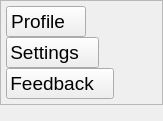
               <widget class="QWidget" name="page">
                <property name="geometry">
                 <rect>
                  <x>0</x>
                  <y>0</y>
                  <width>163</width>
                  <height>121</height>
                 </rect>
                </property>
                <attribute name="label">
                 <string>Menu</string>
                </attribute>
                <layout class="QVBoxLayout" name="verticalLayout_7">
                 <property name="spacing">
                  <number>0</number>
                 </property>
                 <property name="leftMargin">
                  <number>0</number>
                 </property>
                 <property name="topMargin">
                  <number>0</number>
                 </property>
                 <property name="rightMargin">
                  <number>0</number>
                 </property>
                 <property name="bottomMargin">
                  <number>0</number>
                 </property>
                 <item alignment="Qt::AlignTop">
                  <widget class="QFrame" name="frame_9">
                   <property name="font">
                    <font>
                     <pointsize>11</pointsize>
                    </font>
                   </property>
                   <property name="frameShape">
                    <enum>QFrame::StyledPanel</enum>
                   </property>
                   <property name="frameShadow">
                    <enum>QFrame::Raised</enum>
                   </property>
                   <layout class="QVBoxLayout" name="verticalLayout_8">
                    <property name="spacing">
                     <number>0</number>
                    </property>
                    <property name="leftMargin">
                     <number>5</number>
                    </property>
                    <property name="topMargin">
                     <number>5</number>
                    </property>
                    <property name="rightMargin">
                     <number>0</number>
                    </property>
                    <property name="bottomMargin">
                     <number>5</number>
                    </property>
                    <item alignment="Qt::AlignLeft">
                     <widget class="QPushButton" name="profileBtn">
                      <property name="font">
                       <font>
                        <pointsize>14</pointsize>
                       </font>
                      </property>
                      <property name="styleSheet">
                       <string notr="true">QPushButton:hover{
background-color:rgb(50,110,255);
border-radius: 10px;
}
QPushButton:pressed{
background-color:rgb(100,170,255);
}

</string>
                      </property>
                      <property name="text">
                       <string>Profile   </string>
                      </property>
                      <property name="icon">
                       <iconset resource="iconLogos.qrc">
                        <normaloff>:/iconLogos/icons/user.svg</normaloff>:/iconLogos/icons/user.svg</iconset>
                      </property>
                      <property name="iconSize">
                       <size>
                        <width>35</width>
                        <height>35</height>
                       </size>
                      </property>
                     </widget>
                    </item>
                    <item alignment="Qt::AlignLeft">
                     <widget class="QPushButton" name="settingsBtn">
                      <property name="font">
                       <font>
                        <pointsize>14</pointsize>
                       </font>
                      </property>
                      <property name="styleSheet">
                       <string notr="true">QPushButton:hover{
background-color:rgb(50,110,255);
border-radius: 10px;
}
QPushButton:pressed{
background-color:rgb(100,170,255);
}

</string>
                      </property>
                      <property name="text">
                       <string>Settings   </string>
                      </property>
                      <property name="icon">
                       <iconset resource="iconLogos.qrc">
                        <normaloff>:/iconLogos/icons/settings.svg</normaloff>:/iconLogos/icons/settings.svg</iconset>
                      </property>
                      <property name="iconSize">
                       <size>
                        <width>35</width>
                        <height>35</height>
                       </size>
                      </property>
                     </widget>
                    </item>
                    <item alignment="Qt::AlignLeft">
                     <widget class="QPushButton" name="feedbackBtn">
                      <property name="font">
                       <font>
                        <pointsize>14</pointsize>
                       </font>
                      </property>
                      <property name="styleSheet">
                       <string notr="true">QPushButton:hover{
background-color:rgb(50,110,255);
border-radius: 10px;
}
QPushButton:pressed{
background-color:rgb(100,170,255);
}

</string>
                      </property>
                      <property name="text">
                       <string>Feedback   </string>
                      </property>
                      <property name="icon">
                       <iconset resource="iconLogos.qrc">
                        <normaloff>:/iconLogos/icons/mail.svg</normaloff>:/iconLogos/icons/mail.svg</iconset>
                      </property>
                      <property name="iconSize">
                       <size>
                        <width>35</width>
                        <height>35</height>
                       </size>
                      </property>
                     </widget>
                    </item>
                   </layout>
                  </widget>
                 </item>
                </layout>
               </widget>
